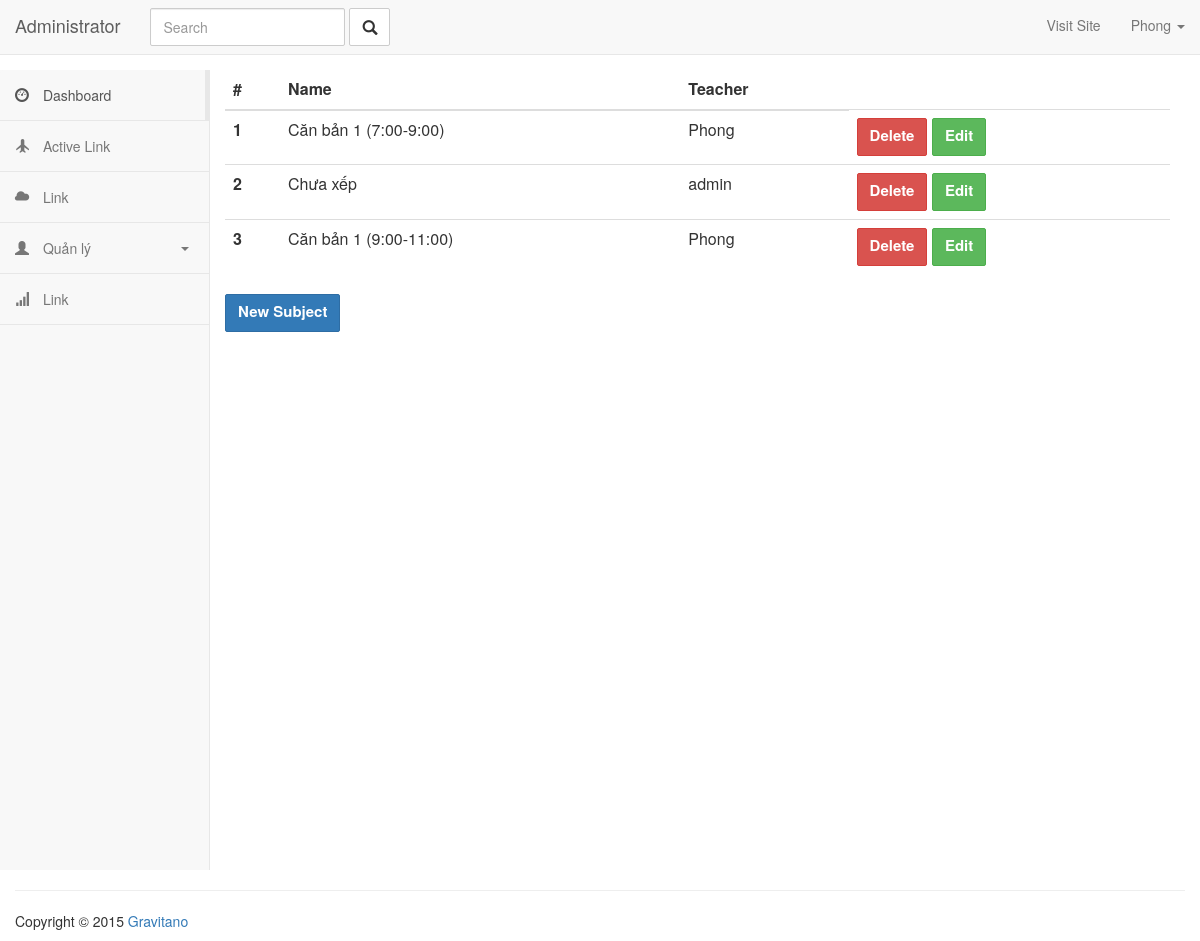
/admin/subjects/ (signed in), run on the app's committed database.
### app/models.py (models this page shows, shortened)
class User(UserMixin, db.Model):
    __tablename__ = 'users'
    id = db.Column(db.Integer, primary_key=True)
    email = db.Column(db.String(64), unique=True, index=True)
    username = db.Column(db.String(64), unique=True, index=True)
    role_id = db.Column(db.Integer, db.ForeignKey('roles.id'))
    subject = db.relationship('Subject', backref='teacher', lazy='dynamic')
    password_hash = db.Column(db.String(128))
    @property
    def password(self):
        raise AttributeError('password is not a readable attribute')

class Subject(db.Model):
    __tablename__ = 'subjects'
    id = db.Column(db.Integer, primary_key=True)
    name = db.Column(db.String(64), unique=True)
    belong_to = db.Column(db.Integer, db.ForeignKey('users.id'))
    students = db.relationship('Student', backref='subject', lazy='dynamic')
    attendances = db.relationship('Attendance', backref='subject', lazy='dynamic')

### app/main/views.py (the view)
@main.route('/admin/subjects/')
@login_required
def getSubjects():
    subjects = Subject.query.all()
    return render_template('admin/subjects.html', subjects=subjects)

### app/models.py (called while the page is built)
@login_manager.user_loader
def load_user(user_id):
    return User.query.get(int(user_id))

### app/templates/admin/subjects.html
{% extends 'admin/admin_base.html' %}
{% block content %}
<div class="col-md-10">
<table class="table">
  <thead class="thead-dark">
    <tr>
      <th scope="col">#</th>
      <th scope="col">Name</th>
      <th scope="col">Teacher</th>
    </tr>
  </thead>
  <tbody>
  {% for subject in subjects %}
    <tr>
      <th scope="row">{{subject.id}}</th>
      <td>{{subject.name}}</td>
      <td>{{ subject.teacher.username }}</td>
      <td>
        <a class="btn btn-danger" href=" {{ url_for('main.removeSubject', id=subject.id) }}">Delete</a>
        <a class="btn btn-success" href="{{ url_for('main.editSubject', id=subject.id) }}">Edit</a>
      </td>
    </tr>
  {% endfor %}
  </tbody>
</table>
  <a href="{{ url_for('main.addSubject') }}" class="btn btn-primary">New Subject</a>
</div>
{% endblock %}

### app/templates/admin/admin_base.html (shortened to what this page needs)
<html>
<head>
<link rel="stylesheet" href="https://maxcdn.bootstrapcdn.com/bootstrap/3.3.7/css/bootstrap.min.css">
<link rel="stylesheet" href="{{ url_for('static', filename='css/styles.css') }}">
</head>
<body>
<nav class="navbar navbar-default navbar-static-top">
    <div class="container-fluid">
        <div class="navbar-header">
            <a class="navbar-brand" href="#">
                Administrator
            </a>
        </div>
        <div class="collapse navbar-collapse" id="bs-example-navbar-collapse-1">
            <form class="navbar-form navbar-left" method="GET" role="search">
                <div class="form-group">
                    <input type="text" name="q" class="form-control" placeholder="Search">
                </div>
                <button type="submit" class="btn btn-default"><i class="glyphicon glyphicon-search"></i></button>
            </form>
            <ul class="nav navbar-nav navbar-right">
                <li><a href="http://www.pingpong-labs.com" target="_blank">Visit Site</a></li>
                <li class="dropdown ">
                    <a href="#" class="dropdown-toggle" data-toggle="dropdown" role="button" aria-expanded="false">
                        {% if current_user.is_authenticated %}
                            {{ current_user.username }}
                        {% else %}
                            Account
                        {% endif %}
                        <span class="caret"></span></a>
                </li>
            </ul>
        </div>
    </div>
</nav>
<div class="container-fluid main-container">
    <div class="col-md-2 sidebar">
        <div class="row">
            <div class="side-menu">
                <nav class="navbar navbar-default" role="navigation">
                    <div class="side-menu-container">
                        <ul class="nav navbar-nav">
                            <li class="active"><a href="#"><span class="glyphicon glyphicon-dashboard"></span> Dashboard</a>
                            </li>
                            <li><a href="#"><span class="glyphicon glyphicon-plane"></span> Active Link</a></li>
                            <li><a href="#"><span class="glyphicon glyphicon-cloud"></span> Link</a></li>
                            <li class="panel panel-default" id="dropdown">
                                <a data-toggle="collapse" href="#dropdown-lvl1">
                                    <span class="glyphicon glyphicon-user"></span> Quản lý <span class="caret"></span>
                                </a>
                            </li>
                            <li><a href="#"><span class="glyphicon glyphicon-signal"></span> Link</a></li>
                        </ul>
                    </div>
                </nav>
            </div>
        </div>
    </div>
{% block content %}
{% endblock %}
<footer class="pull-left footer">
        <p class="col-md-12">
        <hr class="divider">
        Copyright &COPY; 2015 <a href="http://www.pingpong-labs.com">Gravitano</a>
        </p>
    </footer>
</div>
</body>
</html>

### app/static/css/styles.css (style rules this page uses)
.form-control, .btn { min-height: 38px; border-radius: 2px; }
.btn { font-size: 15px; font-weight: bold; }
.sidebar { padding-left: 0; }
.main-container { background: #FFF; padding-top: 15px; margin-top: -20px; }
.footer { width: 100%; }
.side-menu { position: relative; width: 100%; height: 100%; background-color: #f8f8f8; border-right: 1px solid #e7e7e7; }
.side-menu .navbar { border: none; }
.side-menu .navbar-nav .active a { background-color: transparent; margin-right: -1px; border-right: 5px solid #e7e7e7; }
.side-menu .navbar-nav li { display: block; width: 100%; border-bottom: 1px solid #e7e7e7; }
.side-menu .navbar-nav li a { padding: 15px; }
.side-menu .navbar-nav li a .glyphicon { padding-right: 10px; }
.side-menu #dropdown { border: 0; margin-bottom: 0; border-radius: 0; background-color: transparent; box-shadow: none; }
.side-menu #dropdown .caret { float: right; margin: 9px 5px 0; }
.side-menu #dropdown > a { border-bottom: 1px solid #e7e7e7; }

### data on the page
User: username "Phong"
Subject: id "1", name "Căn bản 1 (7:00-9:00)", teacher.username "Phong"
Subject: id "2", name "Chưa xếp", teacher.username "admin"
Subject: id "3", name "Căn bản 1 (9:00-11:00)", teacher.username "Phong"
